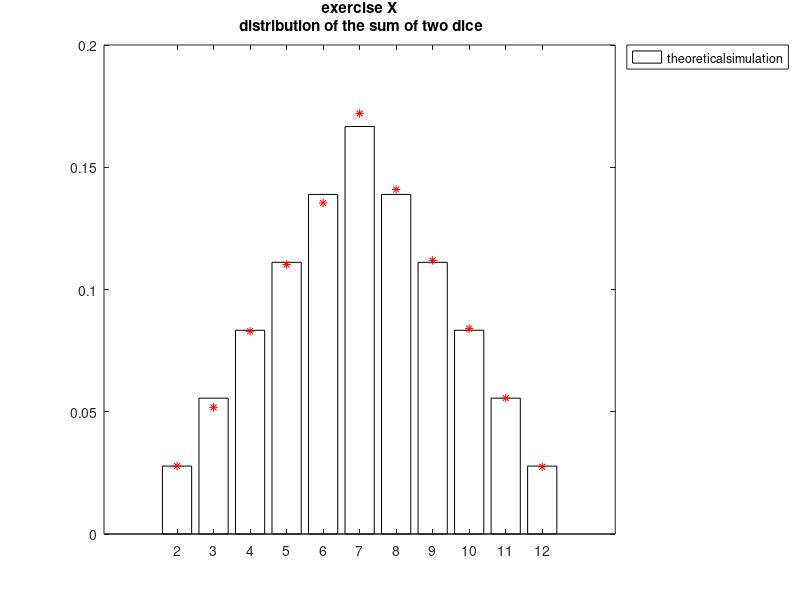

The MATLAB source for this figure:
% sum of two dice - DISTRIBUTION

clc; clear; clf;

% exact
% by hand
% sum->#num.of pairs
% 2->#1, 3->#2, 4->#3,...7->#6, 8->#5, ..., 12->#1
d_hand=[1:6, 5:-1:1]/36;

% by computer
outcomes=(1:6)+(1:6)'; outcomes=outcomes(:); % flatten it
d_comp=hist(outcomes, 2:12); % frequency computation
d_comp=d_comp/36;

assert(all(d_hand==d_comp));


% by simulation
N=10000;
sim=sum(randi(6,2,N));
d_sim=hist(sim, 2:12);
d_sim=d_sim/N;

% plot
bar(2:12, d_comp,"w");
hold on;
plot(2:12,d_sim, "r*")

legend(["theoretical","simulation"],"Location","northeastoutside");
title(sprintf("exercise X\n distribution of the sum of two dice"));
